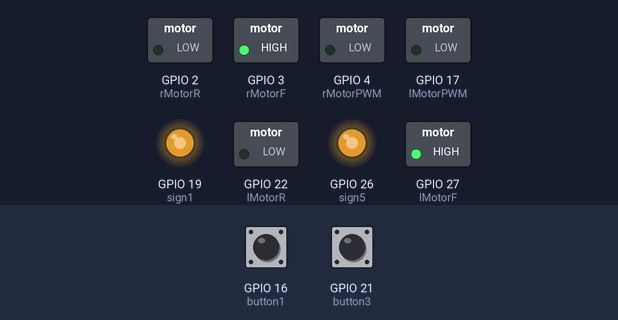
This program was run on a simulated Raspberry Pi (BCM pin numbers). On the bench: switched loads named in the program (green lamp = pin HIGH), output pins drawn as LEDs (lit = HIGH). The test bench sets the inputs (shaded band); at power-on: GPIO 16 (button1) HIGH, GPIO 21 (button3) HIGH. Threads take turns every 2 ms.

Above: at 1.2 s.
1.3 s: GPIO 16 (button1) pulled LOW for 0.15 s
At 1.65 s:
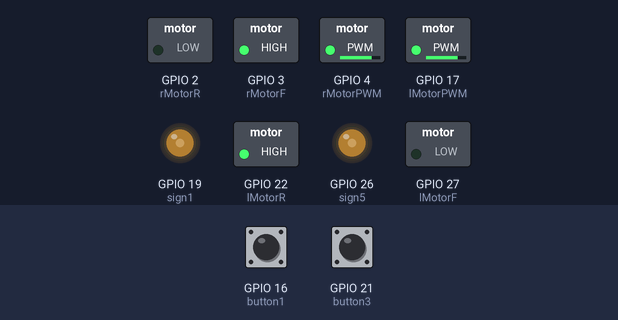
At 2.56 s:
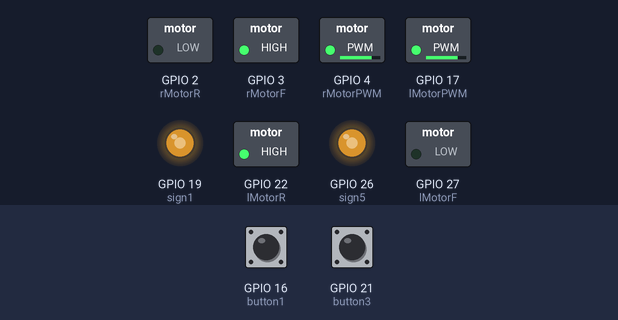
Timing chart, 0 to 10.3 s (numbered marks = the images above; inputs shaded):
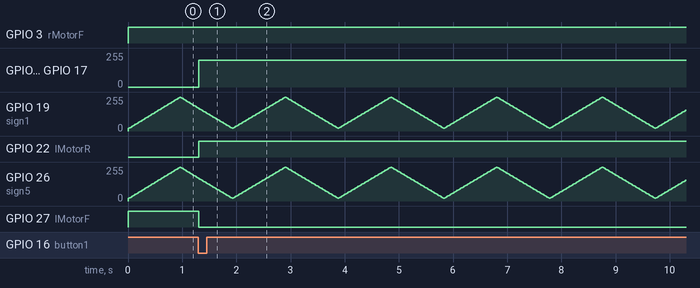

Measured:
- after the input at 1.3 s, GPIO 4 (rMotorPWM), GPIO 17 (lMotorPWM): 0/255 → 200/255 at once; GPIO 22 (lMotorR): LOW → HIGH at once; GPIO 27 (lMotorF): HIGH → LOW at once

The program:

threadTestPigpio.py
```python
#!/usr/bin/python

# importing modules
import pigpio
import time
import threading

sequence = ((0,1),(1,0),(0,1),(1,0),(0,1),(1,0),(0,0),(1,1),(0,0),(1,1),(0,0),(1,1),(0,0))

gpio = pigpio.pi()

eventFlag = threading.Event()

rMotorPWM = 4
rMotorF = 3
rMotorR = 2
lMotorPWM = 17
lMotorF = 27
lMotorR = 22
rSensor = 18
mSensor = 23
lSensor = 24
button1 = 16
button2 = 20
button3 = 21
sign1 = 19
sign5 = 26

gpio.set_mode(rMotorPWM, pigpio.OUTPUT)
gpio.set_mode(rMotorF, pigpio.OUTPUT)
gpio.set_mode(rMotorR, pigpio.OUTPUT)
gpio.set_mode(lMotorPWM, pigpio.OUTPUT)
gpio.set_mode(lMotorF, pigpio.OUTPUT)
gpio.set_mode(lMotorR, pigpio.OUTPUT)
gpio.set_mode(sign1, pigpio.OUTPUT)
gpio.set_mode(sign5, pigpio.OUTPUT)

gpio.set_mode(rSensor, pigpio.INPUT)
gpio.set_mode(mSensor, pigpio.INPUT)
gpio.set_mode(lSensor, pigpio.INPUT)
gpio.set_mode(button1, pigpio.INPUT)
gpio.set_mode(button2, pigpio.INPUT)
gpio.set_mode(button3, pigpio.INPUT)

gpio.set_PWM_frequency(rMotorPWM, 1000)  # Right motor PWM init @ 200Hz
gpio.set_PWM_frequency(lMotorPWM, 1000)  # Left motor PWM init @ 200Hz
gpio.set_PWM_frequency(sign1, 400)
gpio.set_PWM_frequency(sign5, 400)

class saveDirection:
    lastDir = 0  # "static" variable accessed through class


class savePress:
    prev_input1 = 0
    prev_input2 = 0


class startFlag:
    started = 0


class blinkSign(threading.Thread):
    def __init__(self):
        threading.Thread.__init__(self)
        self.daemon = True
        self.start()
    def run(self):
        while 1:
            # if(eventFlag.isSet):
            #     for i in range(0, len(sequence), 1):
            #         gpio.write(sign1, sequence[i][0])
            #         gpio.write(sign5, sequence[i][1])
            #         time.sleep(0.17)
            # else:
            #     eventFlag.wait()
            for i in range(20, 255, 5):
                gpio.set_PWM_dutycycle(sign1, i)
                gpio.set_PWM_dutycycle(sign5, i)
                time.sleep(0.02)

            for j in range(255, 20, -5):
                gpio.set_PWM_dutycycle(sign1, j)
                gpio.set_PWM_dutycycle(sign5, j)
                time.sleep(0.02)


def readButtons():
    startButton = gpio.read(button1)
    stopButton = gpio.read(button3)
    if ((savePress.prev_input1) and not startButton):
        # print("start pressed")
        startFlag.started = 1
        eventFlag.set()
    if ((savePress.prev_input2) and not stopButton):
        # print("Stop pressed")
        startFlag.started = 0


    savePress.prev_input1 = startButton
    savePress.prev_input2 = stopButton


def getSensors():
    leftReadings = [0] * 15
    middleReadings = [0] * 15
    rightReadings = [0] * 15
    linereading = [0] * 3
    for i in range(0, 15):
        leftReadings[i] = gpio.read(lSensor)
        middleReadings[i] = gpio.read(mSensor)
        rightReadings[i] = gpio.read(rSensor)
    if (leftReadings.count(1) > 3):
        linereading[0] = 1
    else:
        linereading[0] = 0

    if (middleReadings.count(1) > 3):
        linereading[1] = 1
    else:
        linereading[1] = 0

    if (rightReadings.count(1) > 3):
        linereading[2] = 1
    else:
        linereading[2] = 0

    return linereading


def decideSpeed():
    sensorval = getSensors()
    # print(sensorval)
    if (sensorval == [1, 1, 1]) or (sensorval == [0, 1, 0]):
        direction = (200, 200)
    elif (sensorval == [1, 1, 0]):
        direction = (100, 200)
    elif (sensorval == [0, 1, 1]):
        direction = (200, 100)
    elif (sensorval == [1, 0, 0]):
        saveDirection.lastDir = 0
        direction = (0, 200)
    elif (sensorval == [0, 0, 1]):
        saveDirection.lastDir = 1
        direction = (200, 0)
    elif (sensorval == [1, 0, 1]):
        direction = (0, 0)
    elif (sensorval == [0, 0, 0]):
        if saveDirection.lastDir == 0:
            direction = (-200, 200)
        else:
            direction = (200, -200)
    # print(direction)
    runMotor(direction)


def runMotor(values):
    gpio.set_PWM_dutycycle(lMotorPWM, (abs(values[0])))
    gpio.set_PWM_dutycycle(rMotorPWM, (abs(values[1])))

    if (values[0] >= 0):
        gpio.write(lMotorR, 0)
        gpio.write(lMotorF, 1)
    else:
        gpio.write(lMotorF, 0)
        gpio.write(lMotorR, 1)

    if (values[1] >= 0):
        gpio.write(rMotorR, 0)
        gpio.write(rMotorF, 1)
    else:
        gpio.write(rMotorF, 0)
        gpio.write(rMotorR, 1)

def resetGpio():
    gpio.write(lMotorF, 0)
    gpio.write(lMotorR, 0)
    gpio.write(rMotorR, 0)
    gpio.write(rMotorF, 0)
    gpio.write(sign1, 0)
    gpio.write(sign5, 0)
    gpio.write(rMotorPWM, 0)
    gpio.write(lMotorPWM, 0)


try:
    blinkSign()
    while 1:
        readButtons()
        if (startFlag.started):
            decideSpeed()
        else:
            runMotor((0, 0))
except KeyboardInterrupt:
    print("cleanup")
    resetGpio()
    gpio.stop()
```
